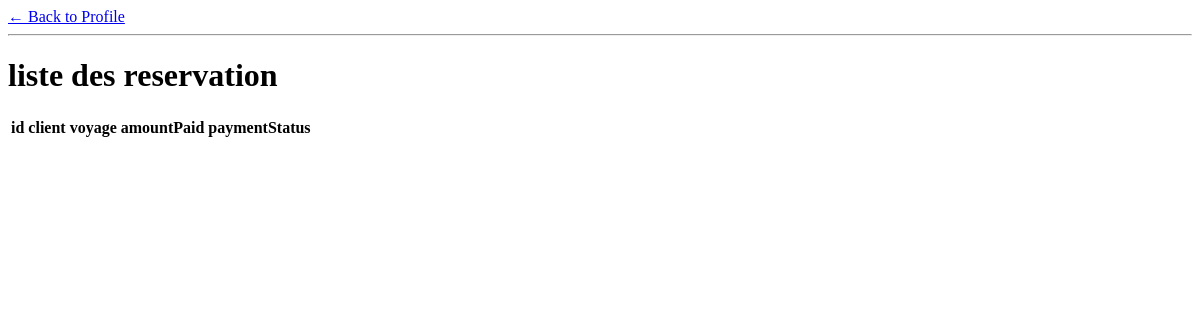
The app's page /reservationclient/3/ (signed in), older data.
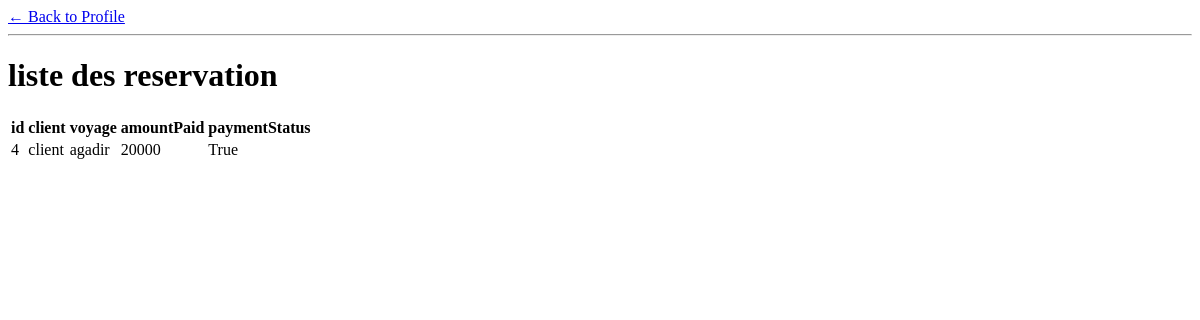
The same page, newer data.
### app1/models.py (models this page shows)
class Client_voyage(models.Model):
    fk_client = models.ForeignKey(Client, on_delete=models.CASCADE)
    fk_voyage = models.ForeignKey(Voyage, on_delete=models.CASCADE)
    date_reservation = models.DateField()
    amountPaid = models.IntegerField(null=False, blank=False,default=0)
    paymentStatus = models.BooleanField(default=False)

class Client(models.Model):
    fk_user = models.OneToOneField(User, on_delete=models.CASCADE)
    GENDER_CHOICES =[
        ('F','Female'),
        ('M','Male')
    ]
    sexe = models.CharField(choices=GENDER_CHOICES,max_length=1)
    telephone = models.IntegerField(validators=[   #🔥🔥🔥🔥🔥🔥🔥hado khasna nbdlohom kaydiro machakil khes telephone ikon howa 10,3ad aykhdem
        MaxValueValidator(10),
        MinValueValidator(10)
        ]
    )
    adresse = models.CharField(max_length=100)
    CIN = models.CharField(max_length=8)
    solde = models.IntegerField(default=0)
    client_image = models.ImageField(default = "profilepic.png",null=True , blank=True)
    def __str__(self) :
     return self.fk_user.username

class Voyage(models.Model):
    titre = models.CharField(max_length=100)
    description = models.TextField(max_length=1000)
    date_depart = models.DateField()
    date_arrivee = models.DateField()
    prix = models.IntegerField(null=False, blank=False)#🚩here can be blank because it's only admin tasks , it can be that the admin dont know yet the price of the voyage
    nbr_places = models.IntegerField(null=False, blank=False)  #7ydt validators 7it daro liya mochkil
    image_voyage = models.ImageField(default = "voyagepic.png",null=True , blank=True)
    categorie = models.ForeignKey('Categorie', on_delete=models.CASCADE )
    vol = models.ForeignKey('Vol',on_delete=models.CASCADE)
    hotel = models.ForeignKey('Hotel',on_delete=models.CASCADE)
    def __str__(self) :
     return self.titre

### app1/decorators.py (the view)
    def wrapper_func(request, *args, **kwargs):
      group = None
      if request.user.groups.exists():
        group = request.user.groups.all()[0].name
      if group in allowed_roles:
        return view_func(request, *args, **kwargs)
      else :
        user = request.user
        if user.groups.filter(name='client').exists():
            return redirect('client')
        elif user.groups.filter(name='admin').exists():
            return redirect('AdminPage')

### app1/views.py (called while the page is built)
@login_required(login_url='home')
@allowed_users(allowed_roles=['client'])
def reservationclient(request,pk) :
    reservations =Client_voyage.objects.filter(fk_client=pk)
    context = {'reservations':reservations}
    return render(request,"app1/reservationclient.html" , context)

### app1/templates/app1/reservationclient.html
<a class="btn btn-warning" href="{% url 'client' %}"> &#8592; Back to Profile</a>
<hr>
<h1>liste des reservation</h1>
<div class="card card-body">
  <table class="table table-sm">
    <tr>
      <th>id</th>
      <th>client</th>
      <th>voyage</th>
      <th>amountPaid</th>
      <th>paymentStatus</th>
    </tr>
    {%for reservation in reservations%}
      <tr>
        <td>{{reservation.id}}</td>
        <td>{{reservation.fk_client}}</td>
        <td>{{reservation.fk_voyage}}</td>
        <td>{{reservation.amountPaid}}</td>
        <td>{{reservation.paymentStatus}}</td>
      </tr>
      {%endfor%}
  </table>
</div>

Row changes from the older to the newer data that the page shows:
added Client_voyage: id "4", fk_client "client", fk_voyage "agadir", amountPaid "20000", paymentStatus "True"
